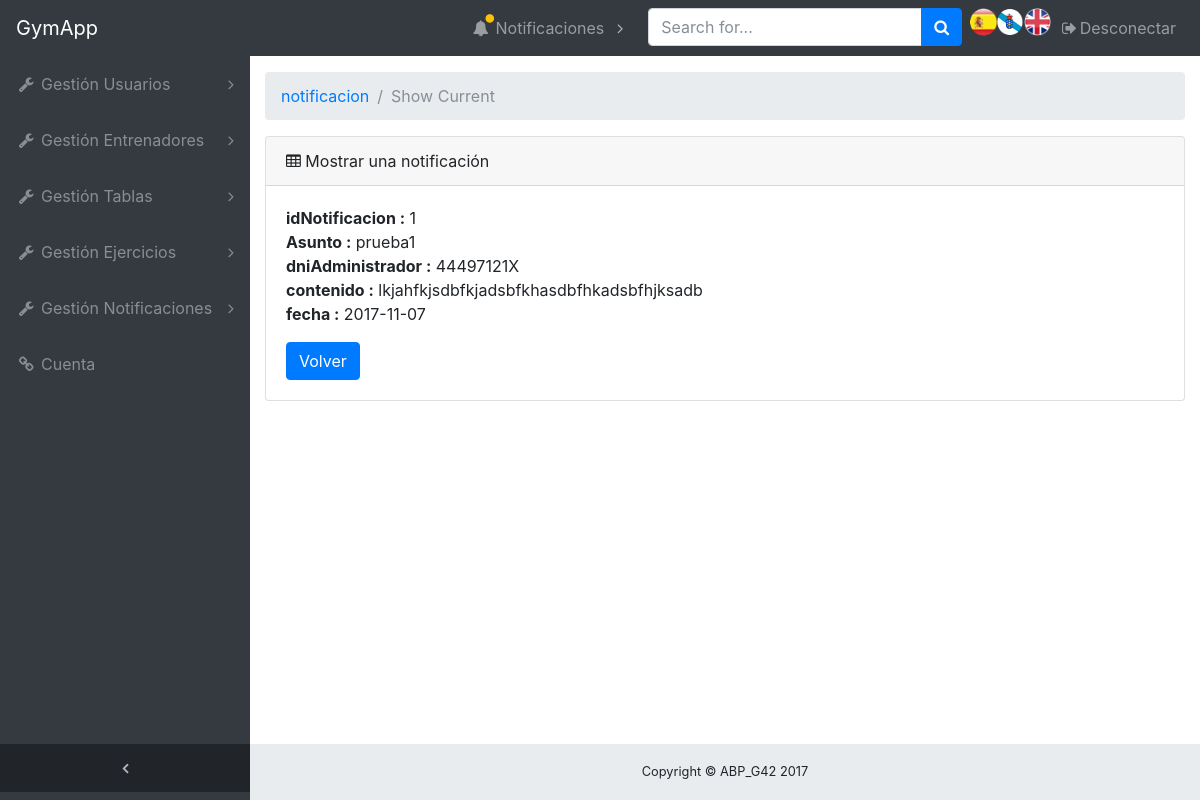
Page /ABP/Controller/notificacion_Controller.php?idNotificacion=1&dni=44497121X&action=SHOWCURRENT (signed in) on the committed database.
### tables this page shows
CREATE TABLE IF NOT EXISTS `notificacion` (
  `idNotificacion` bigint(20) NOT NULL,
  `dniAdministrador` varchar(10) NOT NULL,
  `Asunto` varchar(50) DEFAULT NULL,
  `contenido` text,
  `fecha` date NOT NULL
);

### ABP/Model/notificacion_Model.php (called while the page is built, shortened)
<?php
class notificacion_Model
{
            var $idNotificacion;
        function __construct($idNotificacion, $dniAdministrador,$Asunto,$contenido,$fecha){
            $this->idNotificacion = $idNotificacion;
    include_once 'Access_DB.php';
    $this->mysqli = ConnectDB();
}
function selectNotificacion()
{
    $sql = "SELECT fecha,Asunto,idNotificacion,contenido,dniAdministrador FROM notificacion WHERE idNotificacion= '$this->idNotificacion';";
    if (!($resultado = $this->mysqli->query($sql))){
        return 'No existe en la base de datos';
    }
    else{
        $result = $resultado->fetch_array();
        return $result;
    }
}
}
?>

### ABP/Model/Access_DB.php (called while the page is built, shortened)
<?php
function ConnectDB()
{
    $mysqli = new mysqli("localhost", USER , PASS , DB);
    if ($mysqli->connect_errno) {
        include '../View/MESSAGE_View.php';
        new MESSAGE("Fallo al conectar a MySQL: (" . $mysqli->connect_errno . ") " . $mysqli->connect_error, '../index.php');
        return false;
    }
    else{
        return $mysqli;
    }
}
?>

### ABP/View/notificacion_SHOWCURRENT_View.php (the view, shortened to what this page needs)
<?php
    class notificacion_SHOWCURRENT{
        private $valores;
         function __construct($valores,$usuario){
            $this->valores=$valores;
            $this->render();
        }
        function render(){
            include '../View/Header.php';
            include '../View/menuLateral.php';
            include '../View/notificacionesMenu.php';
            include '../View/menuSuperior.php';
    ?>
<div class="content-wrapper">
            <div class="container-fluid">
                <ol class="breadcrumb">
                    <li class="breadcrumb-item">
                        <a href="#">notificacion</a>
                    </li>
                    <li class="breadcrumb-item active">Show Current</li>
                </ol>
                <div class="card mb-3">
                    <div class="card-header">
                        <i class="fa fa-table"></i> Mostrar una notificación</div>
                    <div class="card-body">
            <form name = 'Form' action = '../Controller/notificacion_Controller.php' method = 'post' onsubmit = 'comprobar()'>
                <b><?php echo $strings['idNotificacion'] ?> :</b> <?php echo ($this->valores['idNotificacion']); ?><br>
        <b><?php echo $strings['Asunto'] ?> :</b> <?php echo ($this->valores['Asunto']); ?><br>
          <b><?php echo $strings['dniAdministrador'] ?> :</b> <?php echo ($this->valores['dniAdministrador']); ?><br>
        <b><?php echo $strings['contenido'] ?> :</b> <?php echo ($this->valores['contenido']); ?><br>
        <b><?php echo $strings['fecha'] ?> :</b> <?php echo ($this->valores['fecha']); ?><br>
            </form>
            <button type="button" onclick="window.location.href='../Controller/notificacion_Controller.php'" class="btn btn-primary"><?php echo $strings['Volver']; ?></button>
        </div>
    </div>
<?php
            include '../View/Footer.php';
        }
    }
?>

### ABP/View/css/sb-admin.css (style rules this page uses)
html { position: relative; min-height: 100%; }
body { overflow-x: hidden; }
body.sticky-footer { margin-bottom: 56px; }
body.sticky-footer .content-wrapper { min-height: calc(100vh - 56px - 56px); }
body.fixed-nav { padding-top: 56px; }
.content-wrapper { min-height: calc(100vh - 56px); padding-top: 1rem; }
.content-wrapper { overflow-x: hidden; background: white; }
@media (min-width: 992px) { .content-wrapper { margin-left: 250px; } }

### rows in the picture
notificacion: idNotificacion "1", Asunto "prueba1", dniAdministrador "44497121X", contenido "lkjahfkjsdbfkjadsbfkhasdbfhkadsbfhjksadb", fecha "2017-11-07"

### other values in the picture
$strings['idNotificacion'] "idNotificacion"
$strings['Asunto'] "Asunto"
$strings['dniAdministrador'] "dniAdministrador"
$strings['contenido'] "contenido"
$strings['fecha'] "fecha"
$strings['Volver'] "Volver"
